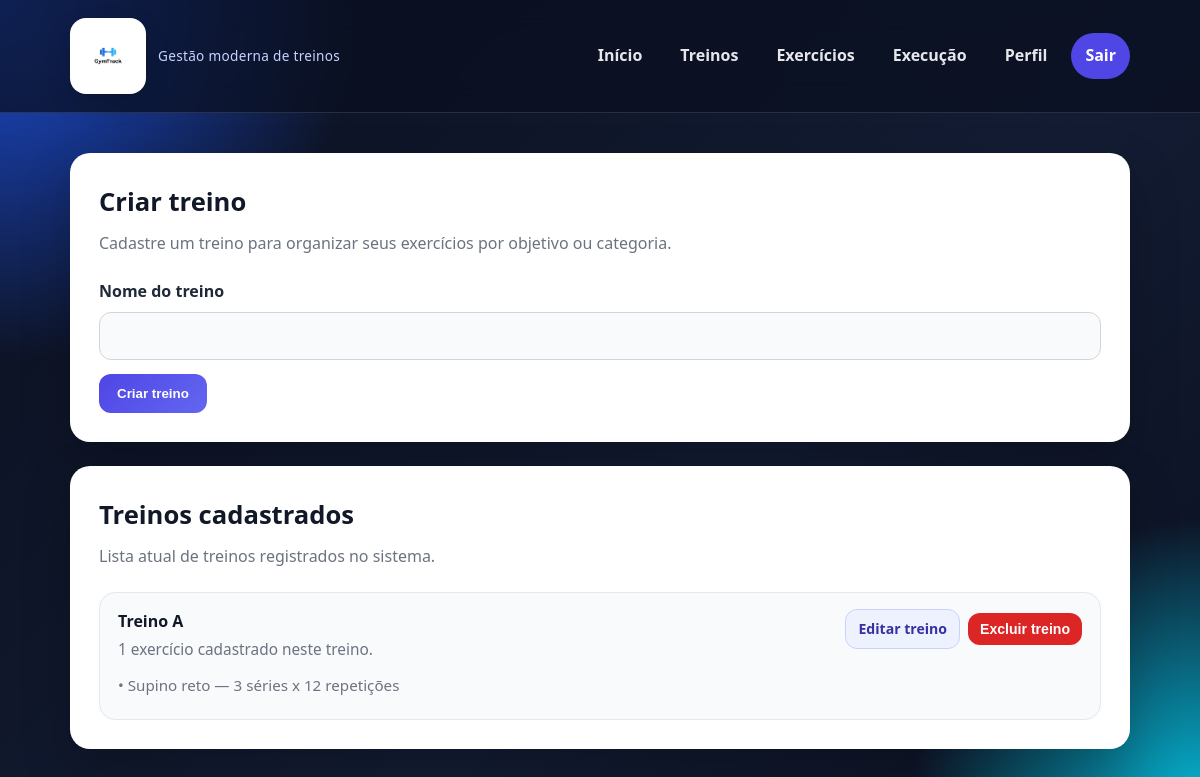
The page /treinos/ (signed in) on the database its author committed.
### core/models.py (models this page shows, shortened)
class Treino(models.Model):
    usuario = models.ForeignKey(User, on_delete=models.CASCADE)
    nome = models.CharField(max_length=100)

class Exercicio(models.Model):
    treino = models.ForeignKey(Treino, on_delete=models.CASCADE, related_name='exercicios')
    exercicio_base = models.ForeignKey(
        ExercicioBase,
        on_delete=models.CASCADE,
        related_name='exercicios_do_sistema',
        null=True,
        blank=True
    )
    nome = models.CharField(max_length=100, blank=True, null=True)
    series = models.PositiveIntegerField()
    repeticoes = models.PositiveIntegerField()

class ExercicioBase(models.Model):
    nome = models.CharField(max_length=100, unique=True)
    grupo_muscular = models.CharField(max_length=50)

### core/views.py (the view)
# urls.py: path('treinos/', views.treinos_view, name='treinos'),
@login_required
def treinos_view(request):
    if request.method == 'POST':
        form = TreinoForm(request.POST)
        if form.is_valid():
            nome_treino = form.cleaned_data['nome'].strip()
            existe = Treino.objects.annotate(
                nome_limpo=Lower(Trim('nome'))
            ).filter(
                usuario=request.user,
                nome_limpo=nome_treino.lower()
            ).exists()
            if existe:
                messages.error(request, 'Você já possui um treino com esse nome.')
            else:
                treino = form.save(commit=False)
                treino.usuario = request.user
                treino.nome = nome_treino
                treino.save()
                messages.success(request, 'Treino criado com sucesso!')
                return redirect('treinos')
    else:
        form = TreinoForm()
    treinos = Treino.objects.filter(
        usuario=request.user
    ).prefetch_related('exercicios__exercicio_base').order_by('-id')
    return render(request, 'core/treinos.html', {
        'form': form,
        'treinos': treinos
    })

### core/forms.py (shortened to what this page needs)
class TreinoForm(forms.ModelForm):
    class Meta:
        model = Treino
        fields = ['nome']
        labels = {
            'nome': 'Nome do treino',
        }

### core/templates/core/treinos.html (shortened to what this page needs)
{% extends 'core/base.html' %}
{% block content %}
<section class="page-grid">
    <div class="content-card">
        <h2 class="section-title">Criar treino</h2>
        <p class="section-subtitle">
            Cadastre um treino para organizar seus exercícios por objetivo ou categoria.
        </p>
        <form method="post">
            <div class="form-grid">
                <div class="form-group full">
                    <label for="{{ form.nome.id_for_label }}">Nome do treino</label>
                    {{ form.nome }}
                </div>
            </div>
            <div class="form-actions">
                <button type="submit" class="btn btn-primary">Criar treino</button>
            </div>
        </form>
    </div>
    <div class="list-card">
        <h3 class="section-title">Treinos cadastrados</h3>
        <p class="section-subtitle">Lista atual de treinos registrados no sistema.</p>
        {% if treinos %}
            <ul class="items-list">
                {% for treino in treinos %}
                    <li class="item">
                        <div>
                            <strong>{{ treino.nome }}</strong>
                            {% if treino.exercicios.count > 0 %}
                                <span>
                                    {{ treino.exercicios.count }} exercício{{ treino.exercicios.count|pluralize }}
                                    cadastrado{{ treino.exercicios.count|pluralize }} neste treino.
                                </span>
                                <div class="exercise-preview-list">
                                    {% for exercicio in treino.exercicios.all %}
                                        <div class="exercise-preview-item">
                                            •
                                            {% if exercicio.exercicio_base %}
                                                {{ exercicio.exercicio_base.nome }}
                                            {% else %}
                                                {{ exercicio.nome }}
                                            {% endif %}
                                            — {{ exercicio.series }} séries x {{ exercicio.repeticoes }} repetições
                                        </div>
                                    {% endfor %}
                                </div>
                            {% else %}
                                <span>Este treino ainda não possui exercícios cadastrados.</span>
                            {% endif %}
                        </div>
                        <div class="treino-actions">
                            <a href="{% url 'editar_treino' treino.id %}" class="btn btn-secondary btn-sm">
                                Editar treino
                            </a>
                            <form method="post"
                                  action="{% url 'excluir_treino' treino.id %}"
                                  onsubmit="return confirm('Tem certeza que deseja excluir este treino? Todos os exercícios vinculados a ele também serão removidos.');">
                                <button type="submit" class="btn btn-danger btn-sm">
                                    Excluir treino
                                </button>
                            </form>
                        </div>
                    </li>
                {% endfor %}
            </ul>
        {% else %}
            <div class="empty-state">
                Nenhum treino cadastrado até o momento.
            </div>
        {% endif %}
    </div>
</section>
{% endblock %}

### static/css/style.css (style rules this page uses)
:root { --bg: #0b1020; --bg-soft: #121a2f; --card: rgba(255, 255, 255, 0.08); --card-solid: #ffffff; --text: #f5f7fb; --text-dark: #111827; --muted: #9aa4b2; --primary: #4f46e5; --primary-hover: #4338ca; --secondary: #06b6d4; --success: #16a34a; --danger: #dc2626; --warning-bg: #fee2e2; --warning-text: #991b1b; --border: rgba(255, 255, 255, 0.12); --shadow: 0 20px 50px rgba(0, 0, 0, 0.22); --radius: 20px; --radius-sm: 12px; --container: 1100px; }
* { margin: 0; padding: 0; box-sizing: border-box; }
html { scroll-behavior: smooth; }
body { font-family: "Segoe UI", Arial, sans-serif; background: radial-gradient(circle at top left, #1d4ed8 0%, transparent 25%), radial-gradient(circle at bottom right, #06b6d4 0%, transparent 20%), linear-gradient(135deg, #0b1020, #131c33 60%, #0b1020); color: var(--text); min-height: 100vh; line-height: 1.6; }
a { text-decoration: none; color: inherit; }
.hero-panel, .content-card, .sidebar-card, .auth-card, .list-card, .info-card { border: 1px solid var(--border); border-radius: var(--radius); box-shadow: var(--shadow); }
.btn { border: none; cursor: pointer; padding: 12px 18px; border-radius: 12px; font-weight: 700; transition: 0.25s ease; display: inline-flex; align-items: center; justify-content: center; gap: 8px; text-align: center; }
.btn-primary { background: linear-gradient(135deg, var(--primary), #6366f1); color: white; }
.btn-secondary { background: #eef2ff; color: #3730a3; border: 1px solid #c7d2fe; }
.btn-danger { background: #dc2626; color: white; }
.page-grid { display: grid; grid-template-columns: 1fr; gap: 24px; }
.content-card, .list-card, .info-card { background: var(--card-solid); color: var(--text-dark); padding: 28px; }
.section-title { font-size: 1.6rem; margin-bottom: 8px; color: var(--text-dark); }
.section-subtitle { color: #6b7280; margin-bottom: 22px; }
.form-grid { display: grid; grid-template-columns: 1fr 1fr; gap: 18px; }
.form-group { display: flex; flex-direction: column; gap: 8px; }
.form-group.full { grid-column: 1 / -1; }
.form-group label { font-weight: 700; color: #1f2937; }
.form-group input, .form-group select, .form-group textarea { width: 100%; min-width: 0; padding: 14px 14px; border-radius: 12px; border: 1px solid #d1d5db; background: #f9fafb; font-size: 1rem; transition: 0.2s ease; outline: none; }
.form-actions { margin-top: 14px; display: flex; gap: 12px; flex-wrap: wrap; }
.items-list { list-style: none; display: grid; gap: 14px; margin-top: 18px; }
.item { background: #f9fafb; border: 1px solid #e5e7eb; border-radius: 16px; padding: 16px 18px; display: flex; align-items: flex-start; justify-content: space-between; gap: 16px; }
.item strong { color: #111827; display: block; margin-bottom: 3px; }
.item span { color: #6b7280; font-size: 0.96rem; }
.exercise-preview-list { margin-top: 10px; }
.exercise-preview-item { margin-bottom: 6px; color: #6b7280; font-size: 0.95rem; }
.btn-sm { padding: 8px 12px; font-size: 0.88rem; }
.treino-actions { display: flex; gap: 8px; flex-wrap: wrap; align-items: center; }

### rows shown on the page
Treino: nome "Treino A", exercicios.count "1"
Exercicio: exercicio_base.nome "Supino reto", series "3", repeticoes "12"
